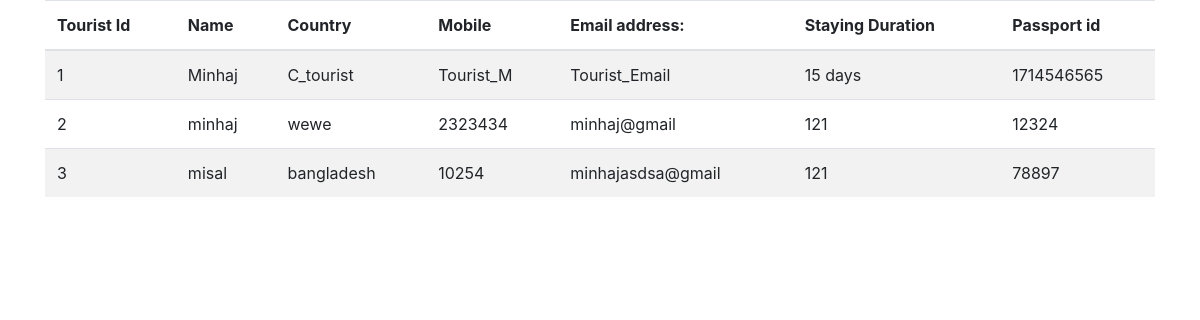
Before: /Administrator/ShowVerification/ with the older database file.
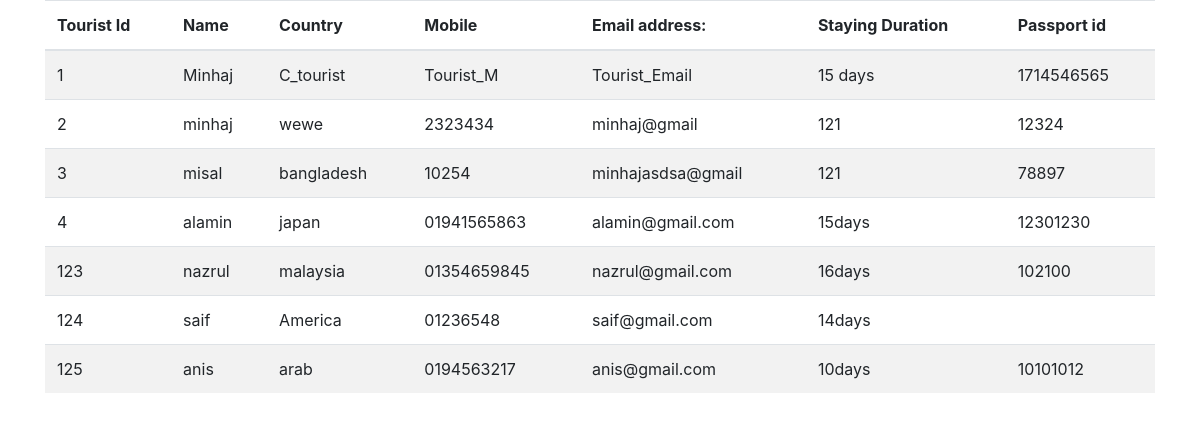
After: the same page with the newer database file.
### tourist/models.py (models this page shows)
class PoliceVerification(models.Model):
    Verification_id = models.AutoField(primary_key=True)
    Tourist_name = models.CharField(max_length=55, null=False, blank=False)
    C_tourist = models.CharField(max_length=55, default='')
    Tourist_M = models.CharField(max_length=55, default='')
    Tourist_Email = models.EmailField(max_length=50, blank=False, unique=True)
    Tourist_duration = models.CharField(max_length=55)
    Passport_id = models.CharField(max_length=55, null=False, blank=False)

### Administrator/views.py (the view)
# urls.py: path('ShowVerification/', views.ShowVerification, name='ShowVerification'),
def ShowVerification(request):
    p = PoliceVerification.objects.all()
    return render(request, 'administrator/view_verifications.html', {'verificationlist': p})

### Administrator/templates/administrator/view_verifications.html (shortened to what this page needs)
{% extends 'administrator/base.html' %}
{% block content %}
    <div class="container">
        <table class="table table-striped">
       <thead>
           <th> Tourist Id</th>
           <th> Name</th>
           <th> Country</th>
           <th> Mobile</th>
           <th> Email address:</th>
           <th> Staying Duration</th>
           <th> Passport id</th>
       </thead>
        <tbody>
         {% for p in verificationlist %}
             <tr>
            <td>{{p.Verification_id}}</td>
            <td>{{p.Tourist_name}}</td>
            <td>{{p.C_tourist}}</td>
            <td>{{p.Tourist_M}}</td>
            <td>{{p.Tourist_Email}}</td>
            <td>{{p.Tourist_duration}}</td>
            <td>{{p.Passport_id}}</td>
             </tr>
        {% endfor %}
        </tbody>
    </table>
    </div>
{% endblock %}

### Administrator/templates/administrator/base.html (shortened to what this page needs)
<!DOCTYPE html>
<html lang="en">
<head>
  <link rel="stylesheet" href="https://stackpath.bootstrapcdn.com/bootstrap/4.4.1/css/bootstrap.min.css">
</head>
<body>
{% block content %}
{% endblock content %}
</body>
</html>

### Administrator/templates/administrator/base.html (style rules this page uses)
* { box-sizing: border-box; }
body { margin: 0; font-family: Arial, Helvetica, sans-serif; }

Changed rows visible on the page:
added PoliceVerification: Verification_id "4", Tourist_name "alamin", C_tourist "japan", Tourist_M "01941565863", Tourist_Email "alamin@gmail.com", Tourist_duration "15days", Passport_id "12301230"
added PoliceVerification: Verification_id "123", Tourist_name "nazrul", C_tourist "malaysia", Tourist_M "01354659845", Tourist_Email "nazrul@gmail.com", Tourist_duration "16days", Passport_id "102100"
added PoliceVerification: Verification_id "124", Tourist_name "saif", C_tourist "America", Tourist_M "01236548", Tourist_Email "saif@gmail.com", Tourist_duration "14days"
added PoliceVerification: Verification_id "125", Tourist_name "anis", C_tourist "arab", Tourist_M "0194563217", Tourist_Email "anis@gmail.com", Tourist_duration "10days", Passport_id "10101012"
